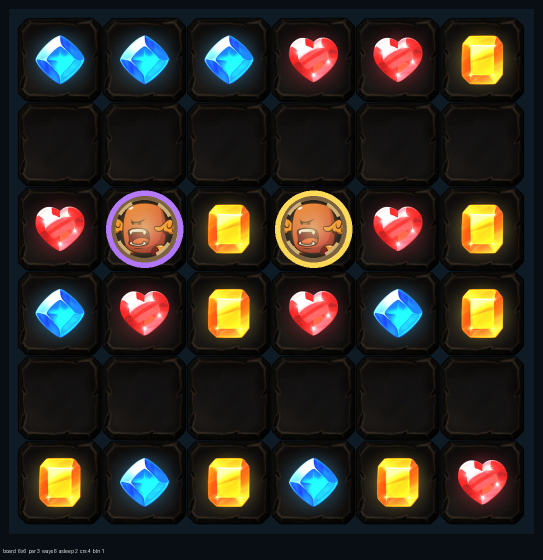
#> input picture Tools/_k_probe.png, 1086 x 1120 px (shown at 1/2 size)
$ python -i make_shuffle_art.py   (imports and definitions only)
#> lines starting #> are read from the running program, lines starting #| are printed output that depends on the picture
# -*- coding: utf-8 -*-
"""Cuts the Shuffle lane's art: one tile per upgrade card, the hub's two marks, and its wall.

    python Tools/make_shuffle_art.py             # cut everything
    python Tools/make_shuffle_art.py --check     # prove the shipped PNGs are what this writes
    python Tools/make_shuffle_art.py --contact   # every tile at the size the hand draws it

**What is cut, and from where.**

* `Art/Ui/Shuffle/<card>.png` - one per card in `ShuffleCards.All`, the skill-icon pack's
  picture named on the card (`ShuffleCard.Picture`), squared, rounded and keylined by the same
  cutter the overcharge glyph and the Infinite hub's marks go through (`make_siege_art.tile_of`),
  so a bought icon is seated in this kit one way. The table below is a *mirror* of the C#
  catalog; `ShuffleArtTests` walks the catalog against the disk, and this file refuses to cut a
  card the catalog does not name.
* `Art/Ui/ic_shuffle.png`, `Art/Ui/ic_deck.png` - the hub's two marks, cut exactly as
  `make_siege_art.HUB_ICONS` cuts the Infinite lane's.
* `Art/Ui/shuffle_crest.png` and `Art/Ui/shuffle_crest_<code>.png` - the lane's crest, the
  owner's own picture (2026-10-09), which the hub stands where the Infinite lane stands the
  rank badge (`EndlessHub.HubLane.Crest`). **The word is painted into it**, so there is one
  picture per shipped language (the owner's other eight, 2026-10-10), English keeping the name
  it shipped with; `AssetManifest.ShuffleCrest` derives the address from the language and the
  game loads only the player's. The picture is painted on a dark glowing backdrop, so it is
  cut off it here by its keyline (see `crest`). Each is cut only when its source is on this
  machine; the PNGs are committed.
* `Art/Ui/shuffle_grade_<id>.png` - the run grades' letters, D to S++ (MODES.md 59o), the owner's
  own pictures (2026-10-15), trimmed and drawn down (see `grade`). Global, because the victory
  panel and a stranger's profile both draw them (`AssetManifest.ShuffleGrade`). Each is cut only
  when its source is on this machine; the PNGs are committed.
* `Art/Bg/plain_shuffle.png` - the ranked lane's purple brick wall turned to a deep teal-blue:
  a hue rotation first (CLAUDE.md 44g: hue-rotate in the tool) and a shade on top, so the wall
  keeps every brick and its highlights. Dark, because a bright wall fought the crest; coloured,
  because the charcoal it was before read as dull (the owner, 2026-10-09).

**Every `.meta` carries a derived guid** (`make_rank_kit_art.py`'s reason): the tool is
reproducible, `--check` means something, and a re-cut keeps the address the first cut
registered. **Art written with the Editor closed is unaddressed** (CLAUDE.md 7b): run
`Glimmer Grove > Addressables > Sync All Assets` afterwards.

**It passes with the pack absent** - the PNGs are committed - and `--check` then has nothing to
hold them to and says so.
"""
from __future__ import annotations

import argparse
import hashlib
import io
import re
import sys
from pathlib import Path

try:
    from PIL import Image, ImageDraw
except ImportError:                                        # pragma: no cover
    sys.exit("This needs Pillow:  python -m pip install pillow")

sys.path.insert(0, str(Path(__file__).resolve().parent))

from make_siege_art import ICONS, tile_of                 # noqa: E402

REPO = Path(__file__).resolve().parents[1]
ART = REPO / "Assets" / "Game" / "Art"
OUT = ART / "Ui" / "Shuffle"
UI = ART / "Ui"
BG = ART / "Bg"
CATALOG = REPO / "Assets" / "Game" / "Scripts" / "Domain" / "Modes" / "Shuffle" / "ShuffleCard.cs"

ICON_TEMPLATE = UI / "ic_update.png.meta"
WALL_TEMPLATE = BG / "plain_ranked.png.meta"
WALL_SOURCE = BG / "plain_ranked.png"

#: `ShuffleHandLayout.IconSize` is 150 on a 1080 canvas; a 192 tile is drawn down, never up.
TILE, ROUND = 192, 28

#: The hub's seats are smaller (`EndlessHubLayout.IconSize` 52), cut as `make_siege_art` cuts
#: the Infinite lane's marks.
HUB_SIZE, HUB_ROUND = 96, 16

#: The hub's two marks: a vortex for the deal, shards for the hand.
HUB_MARKS = (("ic_shuffle", 60), ("ic_deck", 66))

#: How far round the wheel the ranked wall's purple is turned to reach the Shuffle lane's deep
#: teal-blue, in Pillow's 0..255 hue. Measured: the wall's dominant hue sits near 200 (purple);
#: 45 lands it near 155 (teal-blue), the complement of the crest's gold and well clear of the
#: Infinite lane's purple. A rotation rather than a tint, because a tint multiplies and can
#: only ever darken (CLAUDE.md 37l).
WALL_TURN = -45

#: After the turn, how much of the wall's colour and light is kept. The owner asked for the
#: first (bright teal) wall darker and then for the charcoal it became to be "something nicer"
#: (both 2026-10-09): so a rich colour at well under half its light, dark enough that the crest
#: is still the brightest thing on the screen.
WALL_SATURATION, WALL_VALUE = .85, .42

#: The owner's crest pictures, one per language in `Loc.Languages` (English replaced 2026-10-09
#: by "Shuffle Cards Game Logo", the other eight 2026-10-10, Turkish
#: again 2026-10-11 by "KARIŞIK Crown Card Logo"), and the size they are cut at: the
#: hub draws it up to 840 across on a 1080 canvas (`EndlessHubLayout.CrestWidest`), so 1020 is
#: drawn down on any phone and under the `/Art/Ui/` folder's 1024 cap; both sides a multiple of
#: four, as block compression wants. `EndlessHubTests.EveryLanguageHasItsOwnCrest` holds the
#: files this writes to `Loc.Languages`.
DOWNLOADS = Path(r"C:\Users\Digikey\Downloads")
CREST_SOURCES = {
    "en": DOWNLOADS / "Shuffle Cards Game Logo.png",
    "es": DOWNLOADS / "BARAJAR_ Turbo Card Royale.png",
    "pt": DOWNLOADS / "Embaralhar_ Cartas e Torretes.png",
    "fr": DOWNLOADS / "MÉLANGE Tower Card Game Logo.png",
    "de": DOWNLOADS / "Mischen Card Game Logo.png",
    "it": DOWNLOADS / "MESCOLA_ Turret Card Shuffle Logo.png",
    "tr": DOWNLOADS / "KARIŞIK Crown Card Logo.png",
    "pl": DOWNLOADS / "SZUFLA_ Neonowa Talia Wieżyczek.png",
    "ar": DOWNLOADS / "Glossy Arabic Shuffle Game Emblem.png",
}
CREST_W, CREST_H = 1020, 680


#: The run grades' letters (MODES.md 59o), the owner's own pictures (2026-10-15), by grade id
#: (`ShuffleGrades.Id`). Already cut out on transparency, so each is only trimmed to its ink and
#: drawn down to `GRADE_H` tall, its own width (the S++ and AA run wide), padded to a multiple of
#: four as block compression wants. `ShuffleGradeTests.EveryGradeHasItsPictureOnDisk` holds the
#: files to the enum.
GRADE_SOURCES = {
    "d": DOWNLOADS / "Glossy Golden Letter D.png",
    "c": DOWNLOADS / "Matte Cyan 3D Letter C.png",
    "b": DOWNLOADS / "Glossy Purple 3D Letter B.png",
    "a": DOWNLOADS / "Streamlined Glossy Pink 3D Letter A.png",
    "aa": DOWNLOADS / "Glossy Pink Bubble A’s.png",
    "s": DOWNLOADS / "Glossy Green 3D Letter S.png",
    "s_plus": DOWNLOADS / "Slim Glossy Green S+ Symbol.png",
    "s_plus_plus": DOWNLOADS / "Sleek Lime Green S++ Logo.png",
}
GRADE_H, GRADE_PAD = 256, 4


def grade(source):
    """One grade's letter: trimmed to its ink, drawn `GRADE_H` tall, padded to fours."""
#> called with source = '_k_probe.png'
    im = Image.open(source).convert("RGBA")
    box = im.split()[3].point(lambda v: 255 if v > 8 else 0).getbbox()
#> box = (0, 0, 1086, 1120)
    im = im.crop(box)

    inner = GRADE_H - 2 * GRADE_PAD
    w = max(1, int(round(im.width * inner / im.height)))
#> w = 240
    im = im.resize((w, inner), Image.LANCZOS)
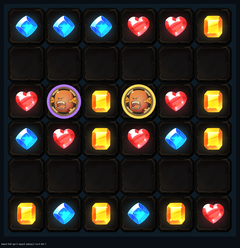
#> im: PIL image 240x248 RGBA; mean R, G, B, A 45.6, 40.2, 34.5, 255

    width = (w + 2 * GRADE_PAD + 3) // 4 * 4
#> width = 248
    out = Image.new("RGBA", (width, GRADE_H), (0, 0, 0, 0))
#> out: PIL image 248x256 RGBA; every value is 0
    out.alpha_composite(im, ((width - w) // 2, GRADE_PAD))
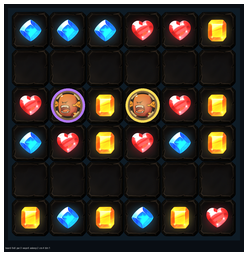
#> out: PIL image 248x256 RGBA; mean R, G, B, A 42.8, 37.7, 32.4, 239.1; transparent parts drawn white
    return out


def crest_name(code):
    """`AssetManifest.ShuffleCrest`'s file name: English keeps the name it shipped with."""
    return "shuffle_crest" if code == "en" else "shuffle_crest_" + code

#: The crest's cut-out (see `crest`): a step between neighbours under `CREST_SMOOTH` (largest
#: channel, 0..255) is the painted backdrop's gradient; anything steeper is the picture's
#: keyline. The silhouette is then grown by `CREST_GROW` pixels to take back the keyline where
#: it met black, and feathered by `CREST_SOFT`.
CREST_SMOOTH, CREST_GROW, CREST_SOFT = 14, 3, 1.2

#: **A card whose picture is turned to its school's colour** (MODES.md 59r), in degrees: the pack has
#: no crimson beam and no violet storm-crowned figure, so the nearest picture is hue-rotated
#: before its keyline (`make_siege_art.tile_of`). Keyed by card id; every card not listed is cut as
#: the pack painted it.
CARD_TURNS = {
    "focus_lens": 220,      # 45, the green streak, turned to the laser school's crimson
    "photon_heart": 220,    # 51, the light bow, turned crimson
    "storm_heart": 230,     # 30, the crowned figure, turned to the storm's violet
}

ROW = re.compile(r'new ShuffleCard\("([a-z_]+)",\s*ShuffleTier\.(\w+),\s*ShuffleEffect\.\w+,'
                 r'\s*-?\d+,\s*-?\d+,\s*\d+,\s*(\d+)\)')


# [79 lines left out: functions catalog, meta_for, wall, crest, not called in this run]


#: The diamonds a hand's card wears (MODES.md 59n): **one per secret, each in that secret's own
#: colour** (owner, 2026-10-14), and one purple shared by every evolution. **Cut from the kit's
#: own gem** (`Ui/ic_gem`, committed, so this needs no pack) by a hue rotation (CLAUDE.md 44g),
#: never a tint: the gem is pink and a multiply can only darken it.
#:
#: **The colours are read out of `ShuffleSecrets.cs`**, never typed here: the game draws each
#: diamond's glow from the same figures, so one table is the only way the two cannot disagree.
#: A changed figure fails `--check` until the art is cut again.
MARK_SOURCE = UI / "ic_gem.png"
BONDS_CS = REPO / "Assets" / "Game" / "Scripts" / "Domain" / "Modes" / "Shuffle" / "ShuffleSecrets.cs"


# [148 lines left out: functions marks, mark, raw, cut, contact, main, not called in this run]


# [2 lines not run here, left out]

>>> result = grade('_k_probe.png')

$ run again, on Tools/_k_show.png
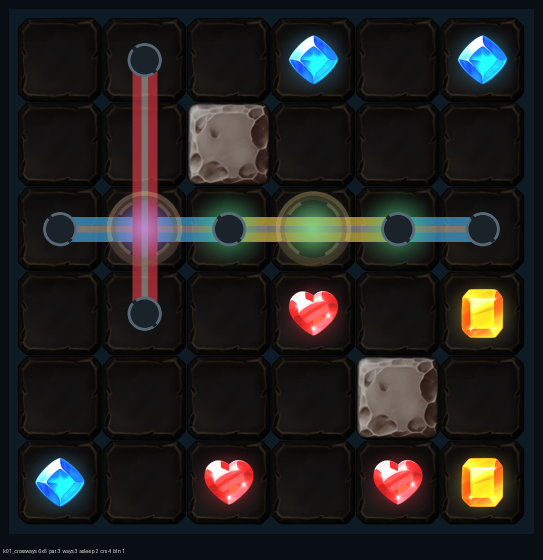
#> input picture Tools/_k_show.png, 1086 x 1120 px (shown at 1/2 size)
#> box = (0, 0, 1086, 1120)
#> in grade, `im = im.resize((w, inner), Image.LANCZOS)`:
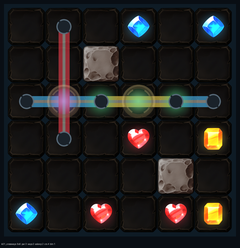
#> im: PIL image 240x248 RGBA; mean R, G, B, A 34.1, 32.6, 31.5, 255
#> in grade, `out.alpha_composite(im, ((width - w) // 2, GRADE_PAD))`:
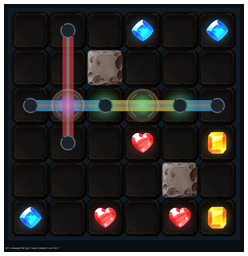
#> out: PIL image 248x256 RGBA; mean R, G, B, A 32, 30.6, 29.6, 239.1; transparent parts drawn white

$ run again, on Tools/_kindle_row0.png
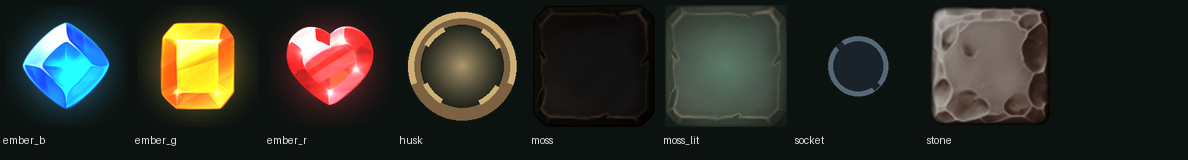
#> input picture Tools/_kindle_row0.png, 1188 x 160 px
#> box = (0, 0, 1188, 160)
#> in grade, `out.alpha_composite(im, ((width - w) // 2, GRADE_PAD))`:
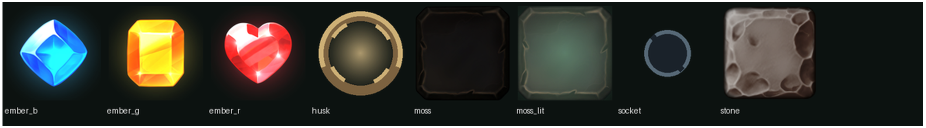
#> out: PIL image 1852x256 RGBA (shown at 1/2 size); mean R, G, B, A 44.5, 44.9, 38.2, 245.6; transparent parts drawn white

$ run again, on Tools/charge_pick.png
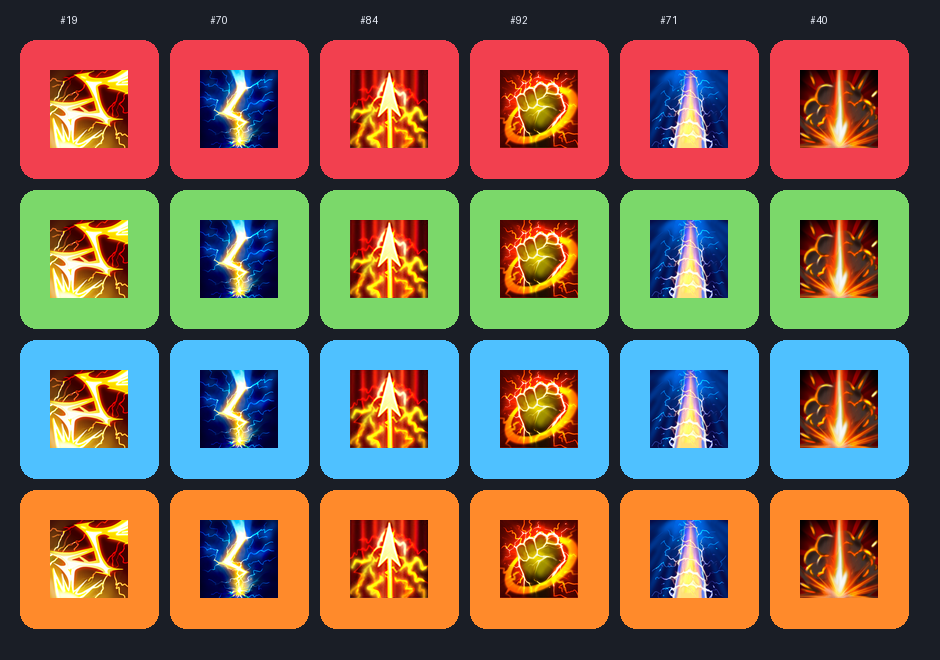
#> input picture Tools/charge_pick.png, 940 x 660 px
#> in grade, im is the input picture: PIL image 940x660 RGBA; mean R, G, B, A 125.9, 105.2, 86.2, 255
#> box = (0, 0, 940, 660)
#> in grade, `im = im.resize((w, inner), Image.LANCZOS)`:
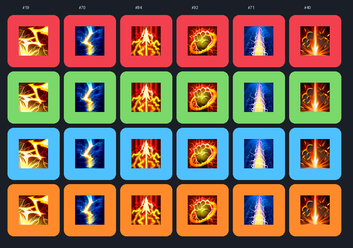
#> im: PIL image 353x248 RGBA; mean R, G, B, A 125.7, 105.2, 86.2, 255
#> in grade, `out.alpha_composite(im, ((width - w) // 2, GRADE_PAD))`:
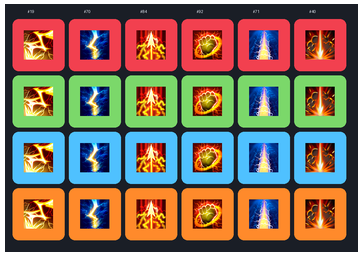
#> out: PIL image 364x256 RGBA; mean R, G, B, A 118.1, 98.9, 81, 239.6; transparent parts drawn white
